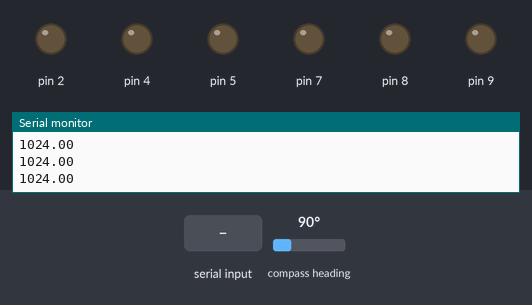
The sketch below on a simulated Arduino Uno, built with avr-gcc and run on an emulated ATmega328P. On the bench: output pins drawn as LEDs (lit = HIGH), the last lines printed to the serial monitor. The inputs (shaded band) are chosen by the test bench; at power-on: compass heading 90°.

Above: at 1.2 s.
1.3 s: "90,45\n" received over Serial
At 1.6 s:
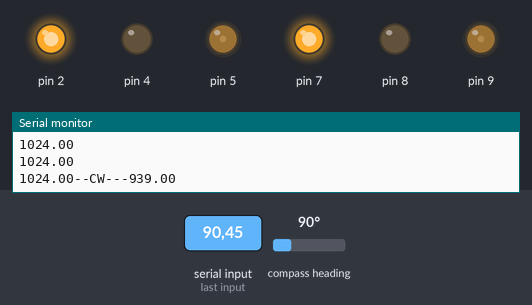
Timing chart, 0 to 4.3 s (numbered marks = the images above; inputs shaded):
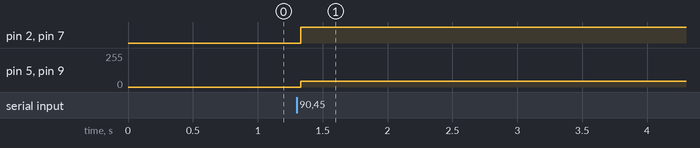

The sketch:

kneetest.ino
```cpp
#include <Joint.h>
#define IN1 7
#define IN2 8
#define IN3 2
#define IN4 4
#define EN2 9
#define EN1 5

Joint joint(IN1, IN2, IN3, IN4, EN1, EN2, EncoderType::as5600);

void setup() {
  // put your setup code here, to run once:
  Serial.begin(9600);
}

void loop() {
  // put your main code here, to run repeatedly:
  if (Serial.available()) {
    int angle = Serial.parseInt();
    int speed = Serial.parseInt();
    Serial.read();
    if (speed > 0) {
      joint.MoveCWAngle(angle, speed);
    } else if (speed < 0) {
      speed = speed * -1;
      joint.MoveCCWAngle(angle, speed);
    } else {
      joint.Stop();
    }
  }
  Serial.println(joint.getFeedback());
}
```

Measured:
- after the input at 1.3 s, pin 2, pin 7: LOW → HIGH at once; pin 5, pin 9: 0/255 → 45/255 at once
